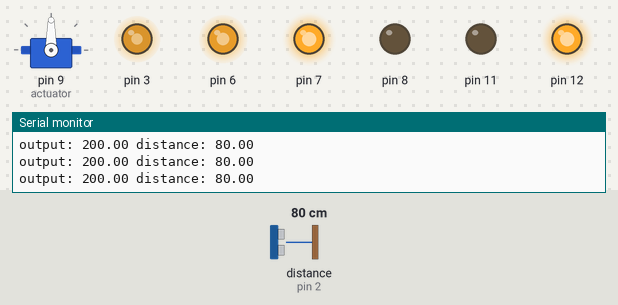
A sketch run on a simulated Arduino Uno, built with avr-gcc and run on an emulated ATmega328P. Parts: servo, output pins drawn as LEDs (lit = HIGH), the last lines printed to the serial monitor. Inputs (shaded band) come from the test bench; at power-on: distance to the obstacle (sensor on pin 2) 80 cm. The echo pulse lasts 58.3 µs per cm.

Above: at 1.2 s.
1.3 s: distance to the obstacle (sensor on pin 2) set to 2 cm
At 2.0 s:
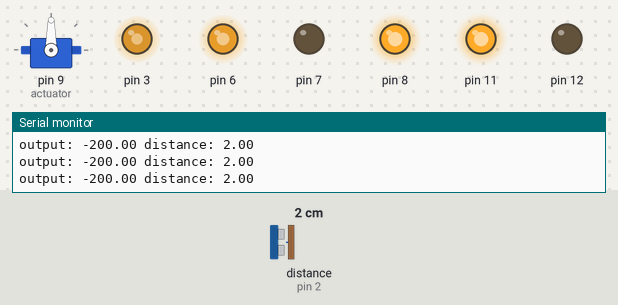
2.8 s: distance to the obstacle (sensor on pin 2) set to 4 cm
At 4.0 s:
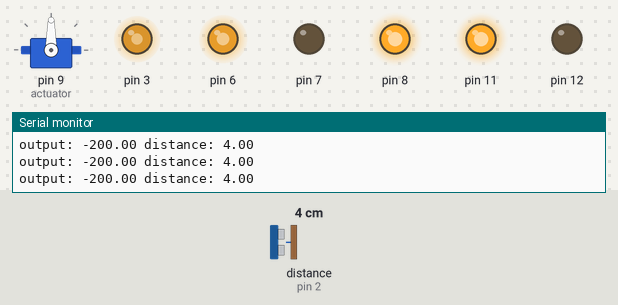
4.3 s: distance to the obstacle (sensor on pin 2) set to 9 cm
At 5.3 s:
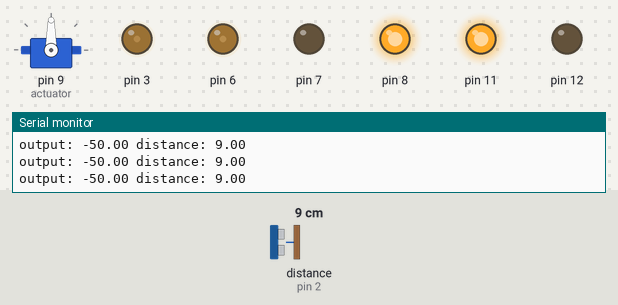
Timing chart, 0 to 7.3 s (numbered marks = the images above; inputs shaded):
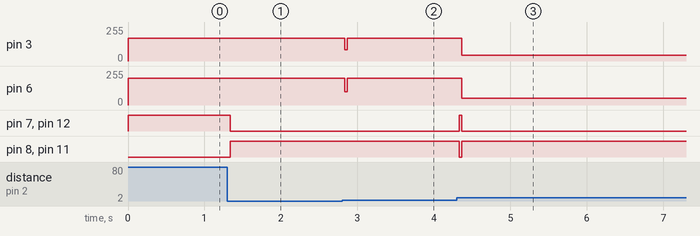

Measured:
- after the input at 1.3 s, pin 7, pin 12: HIGH → LOW at once; pin 8, pin 11: LOW → HIGH at once
- after the input at 2.8 s, pin 3: 170/255 → 85/255 at once, → 170/255 0.03 s later; pin 6: 200/255 → 100/255 at once, → 200/255 0.03 s later
- after the input at 4.3 s, pin 3: 170/255 → 42/255 after 0.06 s; pin 6: 200/255 → 50/255 after 0.06 s; pin 7, pin 12: LOW → HIGH at once, → LOW 0.03 s later; pin 8, pin 11: HIGH → LOW at once, → HIGH 0.03 s later

The sketch:

distance_pid.ino
```cpp
#include <HC_SR04.h>
#include <PID_v1.h>
#include <motor_control.h>
#include <Servo.h>

#define TRIG_PIN 10
#define ECHO_PIN 2
#define ECHO_INT 0


HC_SR04 sensor(TRIG_PIN, ECHO_PIN, ECHO_INT);
Servo actuator;

double setpoint = 10;
double input;
double output;
double kp = 50;
double ki = 0;
double kd = 3;
PID controller(&input, &output, &setpoint, kp, ki, kd, REVERSE);


void setup() {
  //setup motors
  motor_setup();


  //setup servo and point forward
  actuator.attach(9);
  actuator.write(90);

  //initialize distance sensor
  sensor.begin();
  sensor.start();

  //Set PID parameters
  controller.SetOutputLimits(-200, 200);
  controller.SetSampleTime(30);
  controller.SetMode(1);

  //begin serial for debugging
  Serial.begin(9600);
}

void loop() {
  // get distance value from sensor, update input to be distance value
  if(sensor.isFinished())
  {
    input = sensor.getRange();
    sensor.start(); // restart sensor
  }


  //compute PID controller once input has been updated
  controller.Compute();

  //set motor power based on output from PID controller
  raw_motor_control(output,output * 0.85 );//use scale factor if drifts left, increase left

  Serial.print("output: ");
  Serial.print(output);
  Serial.print(" distance: ");
  Serial.println(input);
}
```
